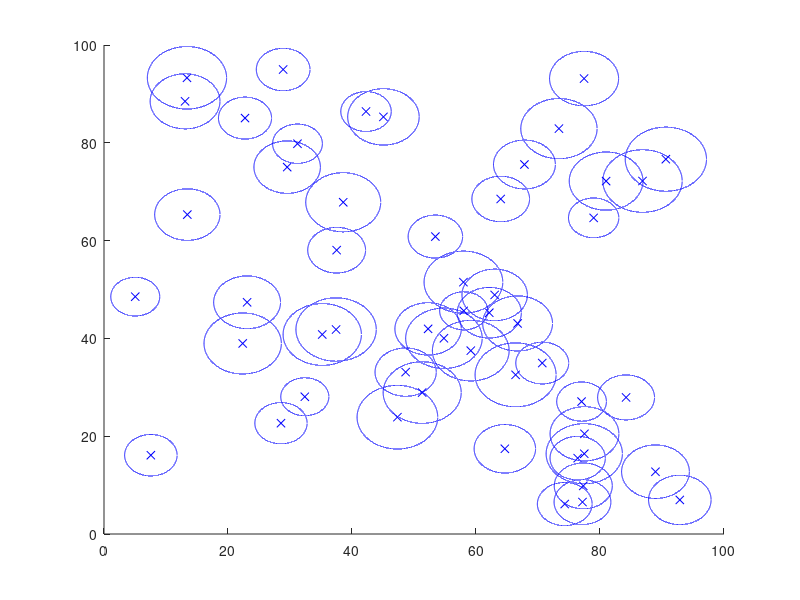

This chart was generated by the following MATLAB code:
close all;
rng(6);
n_obs = 52; %number of static obstacles
obs = rand(n_obs,2)*90+5; %obstacle locations
rng(4); %for partially random obstacle size
obs_rad = 3.75 +  rand(n_obs,1)*3; %obstacle radius
%-------------------------------------------%

hold on

%plot static obstacles

for j = 1 : n_obs
    
    plot(obs(j,1),obs(j,2),'xb'); % static obstacles' centers
    x = obs(j,1) - obs_rad(j) : 0.001 : obs(j,1)+ obs_rad(j);
    y =  (obs_rad(j)^2 - (x - obs(j,1)).^2).^0.5 + obs(j,2); %top part of circle
    y1 = -(obs_rad(j)^2 - (x - obs(j,1)).^2).^0.5 + obs(j,2); %bottom part of circle
    
    plot(x,y,'b');
    plot(x,y1,'b');
    
end

xlim([0 100])
ylim([0 100])

%different dynamic obstacle cases
% one big object sp = 100,100; vel = -5,5; r = 15.

%big and small object, both coming from final destination, smaller object
%is faster
% small object sp = 90,90; vel = -8,-8; r = 5;
%large object  sp = 100,100; vel = -5,5; r = 15.

%two objects, offset, coming from final destination
% sp = 100,90 and 70,80; vel = -8,-8; r = 10.

%things to do
%make cases function for dynamic obstacles
%make motor efficiency plot vs. velocity
%use plot and l_d plot for energy use
%implement in energy use

%think about changing total distance function (add penalty function for
%curvy plots)
%then, current minimize distance to minimize time
%